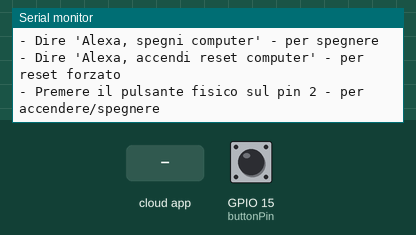
This sketch was run on a simulated ESP32. Parts: the last lines printed to the serial monitor. The inputs (shaded band) are chosen by the test bench; at power-on: GPIO 15 (buttonPin) HIGH. WiFi joins after 1.5 s; servers stay silent unless stated.

Above: at 2.7 s.
2.8 s: GPIO 15 (buttonPin) pulled LOW for 0.15 s
At 4.4 s:
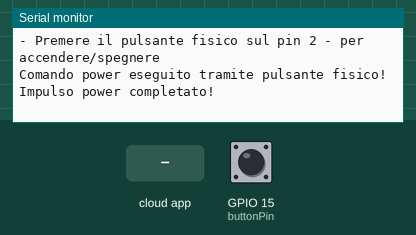
5.3 s: the phone or cloud app sets DEVICE_ID_1 to 0
At 6.8 s:
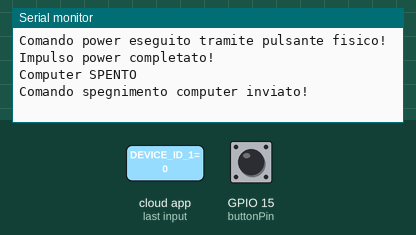
7.8 s: the phone or cloud app sets DEVICE_ID_2 to 0
At 9.0 s:
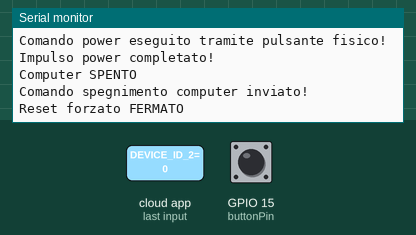
9.3 s: the phone or cloud app sets DEVICE_ID_1 to 1
At 11.0 s:
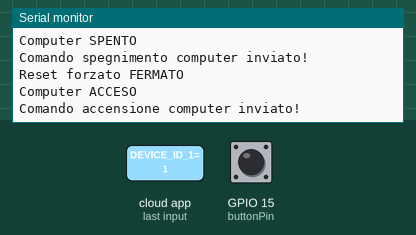
11.8 s: the phone or cloud app sets DEVICE_ID_2 to 1
At 12.1 s:
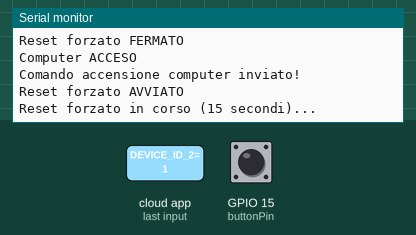

Measured:
- after the input at 2.8 s, the serial monitor: prints a new line after 0.05 s (image 1)
- after the input at 5.3 s, the serial monitor: prints a new line at once (image 2)
- after the input at 7.8 s, the serial monitor: prints a new line at once (image 3)
- after the input at 9.3 s, the serial monitor: prints a new line at once (image 4)
- after the input at 11.8 s, the serial monitor: prints a new line at once (image 5)

The sketch:

ProgettoESP32.ino
```cpp
// Controllo Computer tramite Alexa con ESP32
#include <WiFi.h>
#include <SinricPro.h>
#include <SinricProSwitch.h>

// Configura le credenziali WiFi
const char* ssid = "WIFI-Name";
const char* password = "WIFI-Password";

// Credenziali Sinric Pro (da ottenere su sinric.pro)
#define APP_KEY    "APP_KEY"      // Da sinric.pro
#define APP_SECRET "APP_SECRET"   // Da sinric.pro
#define DEVICE_ID_1 "DEVICE_ID_1" // ID per Computer 1
#define DEVICE_ID_2 "DEVICE_ID_2" // ID per Reset Forzato

// Pin GPIO per controllo computer
const int powerPin = 4;   // Pin per accensione computer
const int resetPin = 4;   // Pin per reset forzato
const int buttonPin = 15;  // Pin per pulsante fisico

// Variabili per gestione pulsante
bool lastButtonState = HIGH;
bool currentButtonState = HIGH;
unsigned long lastDebounceTime = 0;
unsigned long debounceDelay = 50;

// Callback per accensione/spegnimento computer
bool onPowerState(const String &deviceId, bool &state) {
  Serial.printf("Computer %s\n", state ? "ACCESO" : "SPENTO");

  // Esegue sempre l'impulso del pulsante power (sia per accendere che spegnere)
  digitalWrite(powerPin, LOW);   // Impulso basso
  delay(1000);                   // 1 secondo
  digitalWrite(powerPin, HIGH);  // Rilascia

  if (state) {
    Serial.println("Comando accensione computer inviato!");
  } else {
    Serial.println("Comando spegnimento computer inviato!");
  }

  return true; // Conferma comando ricevuto
}

// Callback per reset forzato
bool onResetState(const String &deviceId, bool &state) {
  Serial.printf("Reset forzato %s\n", state ? "AVVIATO" : "FERMATO");

  if (state) {
    Serial.println("Reset forzato in corso (15 secondi)...");
    digitalWrite(resetPin, LOW);   // Impulso basso
    delay(15000);                  // 15 secondi
    digitalWrite(resetPin, HIGH);  // Rilascia
    Serial.println("Reset completato!");

    // Auto-spegni il dispositivo virtuale dopo reset
    SinricProSwitch& mySwitch = SinricPro[DEVICE_ID_2];
    mySwitch.sendPowerStateEvent(false);
  }

  return true;
}

// Funzione per eseguire il comando power
void executePowerCommand() {
  Serial.println("Comando power eseguito tramite pulsante fisico!");
  digitalWrite(powerPin, LOW);   // Impulso basso
  delay(1000);                   // 1 secondo
  digitalWrite(powerPin, HIGH);  // Rilascia
  Serial.println("Impulso power completato!");
}

// Funzione per gestire il pulsante fisico
void handleButton() {
  int reading = digitalRead(buttonPin);

  // Se lo stato è cambiato, resetta il timer di debounce
  if (reading != lastButtonState) {
    lastDebounceTime = millis();
  }

  // Se è passato abbastanza tempo, considera il cambio di stato valido
  if ((millis() - lastDebounceTime) > debounceDelay) {
    // Se lo stato del pulsante è effettivamente cambiato
    if (reading != currentButtonState) {
      currentButtonState = reading;

      // Se il pulsante è stato premuto (transizione da HIGH a LOW)
      if (currentButtonState == LOW) {
        executePowerCommand();
      }
    }
  }

  lastButtonState = reading;
}

void setupWiFi() {
  WiFi.begin(ssid, password);
  Serial.print("Connessione WiFi");

  while (WiFi.status() != WL_CONNECTED) {
    Serial.print(".");
    delay(250);
  }

  Serial.println("\nWiFi connesso!");
  Serial.print("IP: ");
  Serial.println(WiFi.localIP());
}

void setupSinricPro() {
  // Configura dispositivo 1 (Computer)
  SinricProSwitch& computer = SinricPro[DEVICE_ID_1];
  computer.onPowerState(onPowerState);

  // Configura dispositivo 2 (Reset)
  SinricProSwitch& resetSwitch = SinricPro[DEVICE_ID_2];
  resetSwitch.onPowerState(onResetState);

  // Avvia Sinric Pro
  SinricPro.onConnected([]() {
    Serial.println("Connesso a Sinric Pro!");
  });

  SinricPro.onDisconnected([]() {
    Serial.println("Disconnesso da Sinric Pro!");
  });

  SinricPro.begin(APP_KEY, APP_SECRET);
}

void setup() {
  Serial.begin(115200);

  // Configura pin
  pinMode(powerPin, OUTPUT);
  pinMode(resetPin, OUTPUT);
  pinMode(buttonPin, INPUT_PULLUP);  // Pulsante con pull-up interno
  digitalWrite(powerPin, HIGH);  // Stato iniziale alto
  digitalWrite(resetPin, HIGH);  // Stato iniziale alto

  setupWiFi();
  setupSinricPro();

  Serial.println("Sistema pronto! Puoi:");
  Serial.println("- Dire 'Alexa, accendi computer' - per accendere");
  Serial.println("- Dire 'Alexa, spegni computer' - per spegnere");
  Serial.println("- Dire 'Alexa, accendi reset computer' - per reset forzato");
  Serial.println("- Premere il pulsante fisico sul pin 2 - per accendere/spegnere");
}

void loop() {
  SinricPro.handle();
  handleButton();  // Gestisce il pulsante fisico
}
```
